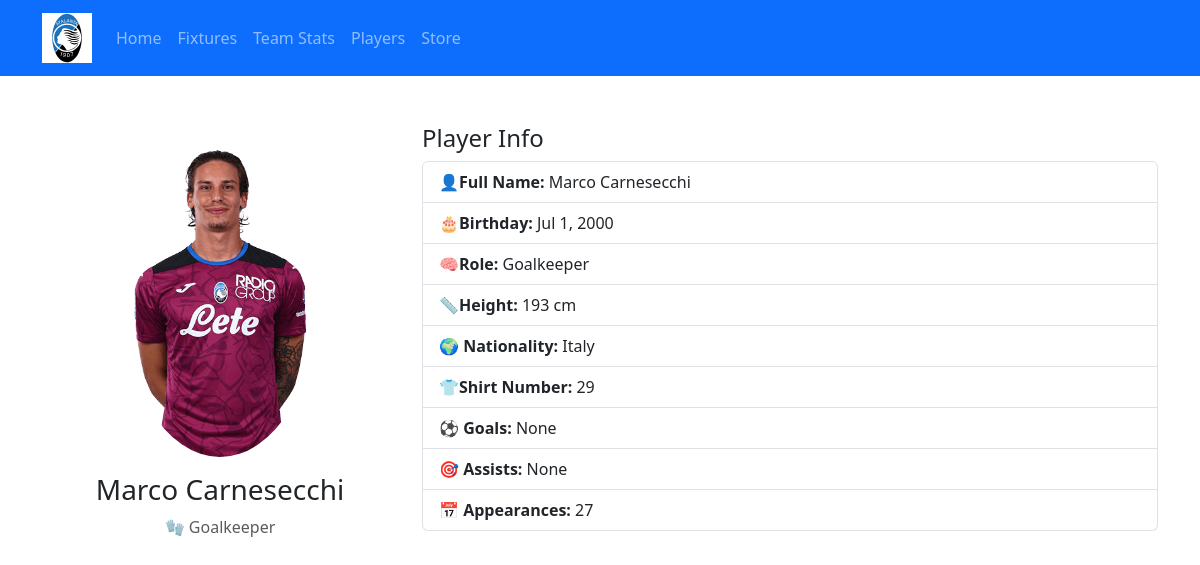
Page /player/2 on the committed database.
### tables this page shows
CREATE TABLE Player (
                id INTEGER PRIMARY KEY AUTOINCREMENT,
                name TEXT NOT NULL,
                position TEXT NOT NULL,
                image TEXT NOT NULL
            , full_name TEXT, birthday TEXT, role TEXT, height TEXT, nationality TEXT, shirt_number INTEGER, goals INTEGER, assists INTEGER, appearances INTEGER);

### atalanta_bc_website/web.py (the view)
@app.route("/player/<int:player_id>")
def player_detail(player_id):
    conn = sqlite3.connect("database.db")
    cursor = conn.cursor()
    cursor.execute("SELECT * FROM Player WHERE id = ?", (player_id,))
    row = cursor.fetchone()
    conn.close()
    if row:
        player = {
            "id": row[0],
            "name": row[1],
            "position": row[2],
            "image": row[3],
            "full_name": row[4],
            "birthday": row[5],
            "role": row[6],
            "height": row[7],
            "nationality": row[8],
            "shirt_number": row[9],
            "goals": row[10],
            "assists": row[11],
            "appearances": row[12],
        }
        return render_template("player_detail.html", player=player)
    else:
        return "Player not found", 404

### atalanta_bc_website/templates/player_detail.html (shortened to what this page needs)
<!DOCTYPE html>
<html lang="en">
<head>
    <link href="https://cdn.jsdelivr.net/npm/bootstrap@5.3.0/dist/css/bootstrap.min.css" rel="stylesheet">
</head>
<body>
    {% include 'navbar.html' %}
    <div class="container mt-5">
        <div class="row">
            <div class="col-md-4 text-center">
                <img src="{{ url_for('static', filename='images/' ~ player.image) }}" class="img-fluid rounded-circle mb-3" width="200">
                <h3>{{ player.name }}</h3>
                <p class="text-muted">
                    {% if player.position == "Goalkeeper" %}
                        🧤 Goalkeeper
                    {% elif player.position == "Defender" %}
                        🛡️ Defender
                    {% elif player.position == "Midfielder" %}
                        🎯 Midfielder
                    {% elif player.position == "Forward" %}
                        ⚡ Forward
                    {% elif player.position == "Coach" %}
                        👔 Coach
                    {% else %}
                        {{ player.position }}
                    {% endif %}
                </p>
            </div>
            <div class="col-md-8">
                <h4>Player Info</h4>
                <ul class="list-group">
                    <li class="list-group-item"><strong>👤Full Name:</strong> {{ player.full_name }}</li>
                    <li class="list-group-item"><strong>🎂Birthday:</strong> {{ player.birthday }}</li>
                    <li class="list-group-item"><strong>🧠Role:</strong> {{ player.role }}</li>
                    <li class="list-group-item"><strong>📏Height:</strong> {{ player.height }}</li>
                    <li class="list-group-item"><strong>🌍 Nationality:</strong> {{ player.nationality }}</li>
                    <li class="list-group-item"><strong>👕Shirt Number:</strong> {{ player.shirt_number }}</li>
                    <li class="list-group-item"><strong>⚽ Goals:</strong> {{ player.goals }}</li>
                    <li class="list-group-item"><strong>🎯 Assists:</strong> {{ player.assists }}</li>
                    <li class="list-group-item"><strong>📅 Appearances:</strong> {{ player.appearances }}</li>
                </ul>
            </div>
        </div>
    </div>
</body>
</html>

### rows in the picture
Player: image (picture), name "Marco Carnesecchi", full_name "Marco Carnesecchi", birthday "Jul 1, 2000", role "Goalkeeper", height "193 cm", nationality "Italy", shirt_number "29", appearances "27"

### other values in the picture
{{ player.goals }} "None"
{{ player.assists }} "None"
